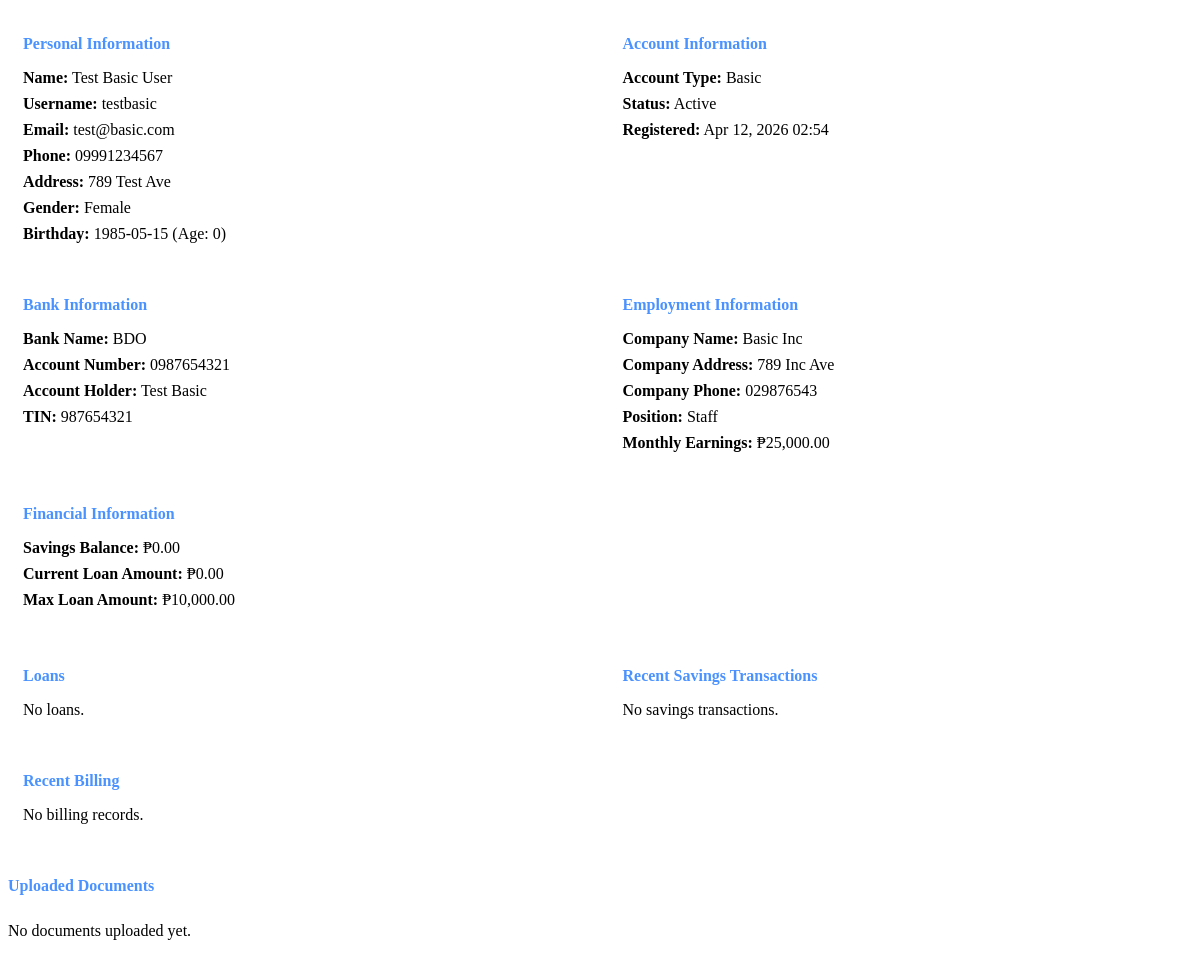
Before: /admin/get_user_details.php?id=2 (signed in) with the older database file.
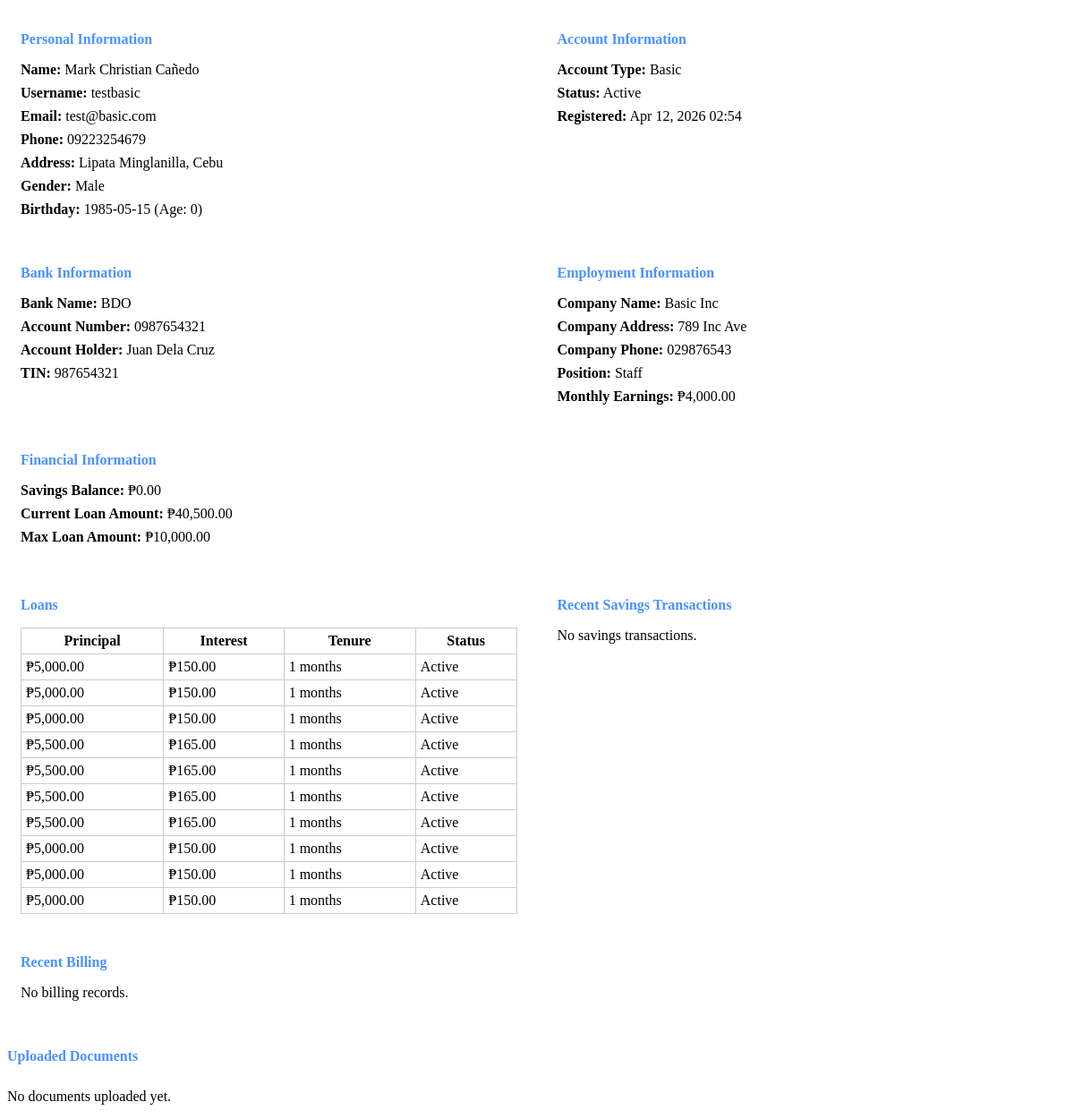
After: the same page with the newer database file.
### tables this page shows
CREATE TABLE `users` (
  `id` int(11) NOT NULL,
  `username` varchar(255) NOT NULL COMMENT 'Username or email',
  `email` varchar(255) NOT NULL,
  `password_hash` varchar(255) NOT NULL,
  `account_type` enum('basic','premium') NOT NULL DEFAULT 'basic',
  `name` varchar(255) NOT NULL,
  `address` text NOT NULL,
  `gender` enum('male','female','other') DEFAULT NULL,
  `birthday` date NOT NULL,
  `age` int(11) DEFAULT 0 COMMENT 'Computed from birthday',
  `phone` varchar(11) NOT NULL COMMENT 'PH format 09xxxxxxxxx',
  `bank_name` varchar(255) NOT NULL,
  `bank_account` varchar(50) NOT NULL,
  `account_holder` varchar(255) NOT NULL,
  `tin` varchar(20) NOT NULL,
  `company_name` varchar(255) NOT NULL,
  `company_address` text NOT NULL,
  `company_phone` varchar(11) NOT NULL,
  `position` varchar(255) NOT NULL,
  `monthly_earnings` decimal(10,2) NOT NULL,
  `proof_billing_path` varchar(500) DEFAULT NULL,
  `valid_id_path` varchar(500) DEFAULT NULL,
  `coe_path` varchar(500) DEFAULT NULL,
  `status` enum('pending','active','disabled') DEFAULT 'pending',
  `verified` tinyint(1) DEFAULT 0,
  `savings_balance` decimal(10,2) DEFAULT 0.00,
  `current_loan_amount` decimal(10,2) DEFAULT 0.00,
  `max_loan_amount` decimal(10,2) DEFAULT 10000.00 COMMENT 'Increases gradually up to 50000',
  `max_tenure_months` int(11) DEFAULT 12,
  `last_savings_activity` date DEFAULT NULL,
  `created_at` timestamp NOT NULL DEFAULT current_timestamp(),
  `updated_at` timestamp NOT NULL DEFAULT current_timestamp() ON UPDATE current_timestamp()
);

CREATE TABLE `loans` (
  `id` int(11) NOT NULL,
  `user_id` int(11) NOT NULL,
  `principal` decimal(10,2) NOT NULL,
  `interest` decimal(10,2) NOT NULL COMMENT '3%',
  `received_amount` decimal(10,2) NOT NULL,
  `tenure_months` int(11) NOT NULL,
  `current_month` int(11) DEFAULT 1,
  `status` enum('active','paid','default') DEFAULT 'active',
  `started_at` timestamp NOT NULL DEFAULT current_timestamp()
);

### admin/get_user_details.php (the view, shortened to what this page needs)
<?php
require_once __DIR__ . '/../db_connect_new.php';
$user_id = intval($_GET['id'] ?? 0);
$stmt = $pdo->prepare("SELECT * FROM users WHERE id = ?");
$stmt->execute([$user_id]);
$user = $stmt->fetch();
$stmt = $pdo->prepare("SELECT * FROM loans WHERE user_id = ?");
$stmt->execute([$user_id]);
$loans = $stmt->fetchAll();
$stmt = $pdo->prepare("SELECT * FROM savings_transactions WHERE user_id = ? ORDER BY created_at DESC LIMIT 10");
$stmt->execute([$user_id]);
$savings = $stmt->fetchAll();
$stmt = $pdo->prepare("SELECT * FROM billing WHERE user_id = ? ORDER BY generated_date DESC LIMIT 5");
$stmt->execute([$user_id]);
$billing = $stmt->fetchAll();
?>
<div class="user-details">
    <div class="detail-group">
        <h4>Personal Information</h4>
        <p><strong>Name:</strong> <?php echo htmlspecialchars($user['name']); ?></p>
        <p><strong>Username:</strong> <?php echo htmlspecialchars($user['username']); ?></p>
        <p><strong>Email:</strong> <?php echo htmlspecialchars($user['email']); ?></p>
        <p><strong>Phone:</strong> <?php echo htmlspecialchars($user['phone']); ?></p>
        <p><strong>Address:</strong> <?php echo htmlspecialchars($user['address']); ?></p>
        <p><strong>Gender:</strong> <?php echo ucfirst($user['gender'] ?? 'Not specified'); ?></p>
        <p><strong>Birthday:</strong> <?php echo $user['birthday']; ?> (Age: <?php echo $user['age']; ?>)</p>
    </div>
    <div class="detail-group">
        <h4>Account Information</h4>
        <p><strong>Account Type:</strong> <?php echo ucfirst($user['account_type']); ?></p>
        <p><strong>Status:</strong> <?php echo ucfirst($user['status']); ?></p>
        <p><strong>Registered:</strong> <?php echo date('M d, Y H:i', strtotime($user['created_at'])); ?></p>
    </div>
    <div class="detail-group">
        <h4>Bank Information</h4>
        <p><strong>Bank Name:</strong> <?php echo htmlspecialchars($user['bank_name']); ?></p>
        <p><strong>Account Number:</strong> <?php echo htmlspecialchars($user['bank_account']); ?></p>
        <p><strong>Account Holder:</strong> <?php echo htmlspecialchars($user['account_holder']); ?></p>
        <p><strong>TIN:</strong> <?php echo htmlspecialchars($user['tin']); ?></p>
    </div>
    <div class="detail-group">
        <h4>Employment Information</h4>
        <p><strong>Company Name:</strong> <?php echo htmlspecialchars($user['company_name']); ?></p>
        <p><strong>Company Address:</strong> <?php echo htmlspecialchars($user['company_address']); ?></p>
        <p><strong>Company Phone:</strong> <?php echo htmlspecialchars($user['company_phone']); ?></p>
        <p><strong>Position:</strong> <?php echo htmlspecialchars($user['position']); ?></p>
        <p><strong>Monthly Earnings:</strong> ₱<?php echo number_format($user['monthly_earnings'], 2); ?></p>
    </div>
    <div class="detail-group">
        <h4>Financial Information</h4>
        <p><strong>Savings Balance:</strong> ₱<?php echo number_format($user['savings_balance'], 2); ?></p>
        <p><strong>Current Loan Amount:</strong> ₱<?php echo number_format($user['current_loan_amount'], 2); ?></p>
        <p><strong>Max Loan Amount:</strong> ₱<?php echo number_format($user['max_loan_amount'], 2); ?></p>
    </div>
</div>
<div class="user-details">
    <div class="detail-group">
        <h4>Loans</h4>
        <?php if (empty($loans)): ?>
        <p>No loans.</p>
        <?php else: ?>
        <table style="width: 100%; border-collapse: collapse;">
            <thead>
                <tr>
                    <th style="border: 1px solid #ccc; padding: 5px;">Principal</th>
                    <th style="border: 1px solid #ccc; padding: 5px;">Interest</th>
                    <th style="border: 1px solid #ccc; padding: 5px;">Tenure</th>
                    <th style="border: 1px solid #ccc; padding: 5px;">Status</th>
                </tr>
            </thead>
            <tbody>
                <?php foreach ($loans as $loan): ?>
                <tr>
                    <td style="border: 1px solid #ccc; padding: 5px;">₱<?php echo number_format($loan['principal'], 2); ?></td>
                    <td style="border: 1px solid #ccc; padding: 5px;">₱<?php echo number_format($loan['interest'], 2); ?></td>
                    <td style="border: 1px solid #ccc; padding: 5px;"><?php echo $loan['tenure_months']; ?> months</td>
                    <td style="border: 1px solid #ccc; padding: 5px;"><?php echo ucfirst($loan['status']); ?></td>
                </tr>
                <?php endforeach; ?>
            </tbody>
        </table>
        <?php endif; ?>
    </div>
    <div class="detail-group">
        <h4>Recent Savings Transactions</h4>
        <?php if (empty($savings)): ?>
        <p>No savings transactions.</p>
        <?php endif; ?>
    </div>
    <div class="detail-group">
        <h4>Recent Billing</h4>
        <?php if (empty($billing)): ?>
        <p>No billing records.</p>
        <?php endif; ?>
    </div>
</div>
<div class="files">
    <h4>Uploaded Documents</h4>
    <?php if (!$user['proof_billing_path'] && !$user['valid_id_path'] && !$user['coe_path']): ?>
    <p>No documents uploaded yet.</p>
    <?php endif; ?>
</div>

### admin/get_user_details.php (style rules this page uses)
.user-details { display: grid; grid-template-columns: 1fr 1fr; gap: 15px; margin: 20px 0; }
.detail-group { background: rgba(255,255,255,0.05); padding: 15px; border-radius: 5px; }
.detail-group h4 { margin: 0 0 10px 0; color: #4a92ff; border-bottom: 1px solid rgba(255,255,255,0.2); padding-bottom: 5px; }
.detail-group p { margin: 8px 0; }
.files { margin-top: 30px; }
.files h4 { color: #4a92ff; border-bottom: 1px solid rgba(255,255,255,0.2); padding-bottom: 5px; }

Changed rows visible on the page:
changed users "testbasic": name "Test Basic User" → "Mark Christian Cañedo"; phone "09991234567" → "09223254679"; address "789 Test Ave" → "Lipata Minglanilla, Cebu"; gender "Female" → "Male"; account_holder "Test Basic" → "Juan Dela Cruz"; monthly_earnings "25,000.00" → "4,000.00"; current_loan_amount "0.00" → "40,500.00"
added loans: principal "5,000.00", interest "150.00", tenure_months "1", status "Active"
added loans: principal "5,000.00", interest "150.00", tenure_months "1", status "Active"
added loans: principal "5,000.00", interest "150.00", tenure_months "1", status "Active"
added loans: principal "5,500.00", interest "165.00", tenure_months "1", status "Active"
added loans: principal "5,500.00", interest "165.00", tenure_months "1", status "Active"
added loans: principal "5,500.00", interest "165.00", tenure_months "1", status "Active"
added loans: principal "5,500.00", interest "165.00", tenure_months "1", status "Active"
added loans: principal "5,000.00", interest "150.00", tenure_months "1", status "Active"
added loans: principal "5,000.00", interest "150.00", tenure_months "1", status "Active"
added loans: principal "5,000.00", interest "150.00", tenure_months "1", status "Active"
Other visible differences:
text no longer shown: "No loans."
text now shown: "Principal Interest Tenure Status"
